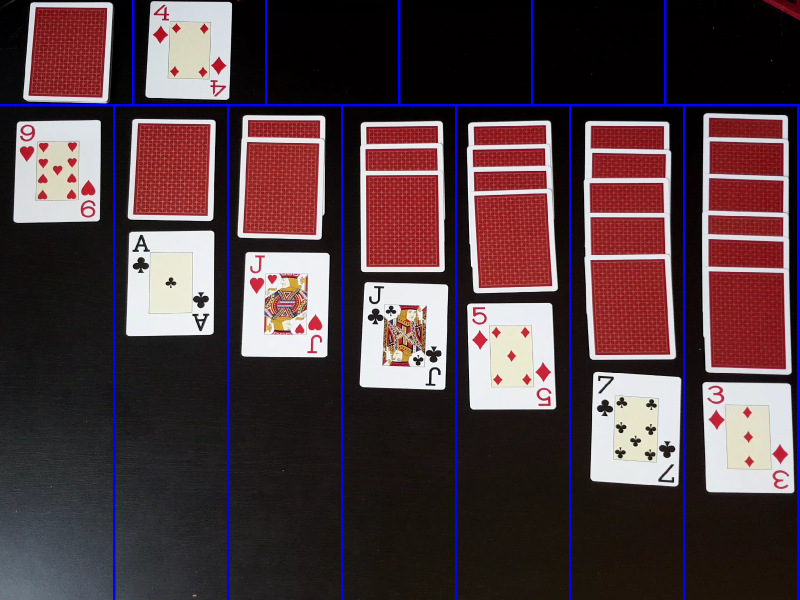
#> input picture Training-Imgs/start_WB.png, 1600 x 1200 px, found by its file name (shown at 1/2 size)
$ python imgCardDetection.py
#> lines starting #> are read from the running program, lines starting #| are printed output that depends on the picture; after the words box and inside, x2 and y2 are one past the last pixel; in counts of white or black regions, pixels touching at a corner belong together
### Detection/Cards.py
############## Playing Card Detector Functions ###############
#
# Original Author: Evan Juras
# Date: 9/5/17
# Edited by Magnus Brok and Anders Brandt 26/06/20
# Description: Functions and classes for CardDetection.py that perform
# various steps of the card detection algorithm
#


# Import necessary packages
import json
import imutils
import numpy as np
import cv2
from Socket.Client_socket import Socket
from DTO.SolitaireDTO import SolitaireEncoder
### Constants ###

# Videofeed dimensions
feed_width = 1600
feed_height = 1200
# constants used for defining sections of the gameboard
top_section_h = int(feed_height * 0.175)
top_section_c_w = int(feed_width / 6)
bot_section_h = feed_height
bot_section_c_w = int(feed_width / 7)

# Adaptive threshold levels
BKG_THRESH = 60
CARD_THRESH = 30

# Width and height of card corner, where rank and suit are
CORNER_WIDTH = 55
CORNER_HEIGHT = 140

# rank dimension
rank_y_offset = 20
rank_y_endpoint = 250
rank_x_offset = 0
rank_x_endpoint = 190

# suit dimensions
suit_y_offset = rank_y_endpoint + 1
suit_y_endpoint = 600
suit_x_offset = 0
suit_x_endpoint = rank_x_endpoint

# Dimensions of rank train images
RANK_WIDTH = 70
RANK_HEIGHT = 125

# Dimensions of suit train images
SUIT_WIDTH = 70
SUIT_HEIGHT = 100

RANK_DIFF_MAX = 2500
SUIT_DIFF_MAX = 2400

CARD_MAX_AREA = 120000
CARD_MIN_AREA = 25000

font = cv2.FONT_HERSHEY_SIMPLEX

# [17 lines left out: function preprocces_image, not called in this run]


### Structures to hold query card and train card information ###
# Author: Evan Juras
class Query_card:
    """Structure to store information about query cards in the camera image."""

    def __init__(self):
        self.contour = []  # Contour of card
        self.rank_contour = []
        self.suit_contour = []
        self.width, self.height = 0, 0  # Width and height of card
        self.corner_pts = []  # Corner points of card
        self.center = []  # Center point of card
        self.warp = []  # 200x300, flattened, grayed, blurred image
        self.rank_img = []  # Thresholded, sized image of card's rank
        self.suit_img = []  # Thresholded, sized image of card's suit
        self.best_rank_match = "U"  # Best matched rank
        self.best_suit_match = "U"  # Best matched suit
        self.rank_diff = 0  # Difference between rank image and best matched train rank image
        self.suit_diff = 0  # Difference between suit image and best matched train suit image

# Author: Evan Juras
class Train_ranks:
    """Structure to store information about train rank images."""

    def __init__(self):
        self.img = []  # Thresholded, sized rank image loaded from hard drive
        self.name = "Placeholder"

# Author: Evan Juras
class Train_suits:
    """Structure to store information about train suit images."""

    def __init__(self):
        self.img = []  # Thresholded, sized suit image loaded from hard drive
        self.name = "Placeholder"


### Functions ###
# Author: Evan Juras
def load_ranks(filepath):
    """Loads rank images from directory specified by filepath. Stores
    them in a list of Train_ranks objects."""

    train_ranks = []
    newranks = [1, 2, 3, 4, 5, 6, 7, 8, 9, 10, 11, 12, 13]
    i = 0

    for Rank in ['Ace', 'Two', 'Three', 'Four', 'Five', 'Six', 'Seven',
                 'Eight', 'Nine', 'Ten', 'Jack', 'Queen', 'King']:
        train_ranks.append(Train_ranks())
        train_ranks[i].name = newranks[i]
        filename = Rank + '.jpg'
        train_ranks[i].img = cv2.imread(filepath + filename, cv2.IMREAD_GRAYSCALE)
        i = i + 1

    return train_ranks

# Author: Evan Juras
def load_suits(filepath):
    """Loads suit images from directory specified by filepath. Stores
    them in a list of Train_suits objects."""

    train_suits = []
    i = 0

    for Suit in ['S', 'D', 'C', 'H']:
        train_suits.append(Train_suits())
        train_suits[i].name = Suit
        filename = Suit + '.jpg'
        train_suits[i].img = cv2.imread(filepath + filename, cv2.IMREAD_GRAYSCALE)
        i = i + 1

    return train_suits

# Author: Evan Juras
def preprocess_imageOLD(image):
    """Returns a grayed, blurred, and adaptively thresholded camera image."""

    # gray = cv2.cvtColor(image,cv2.COLOR_BGR2GRAY)
    gray = image
    blur = cv2.GaussianBlur(gray, (9, 9), 0)

    # The best threshold level depends on the ambient lighting conditions.
    # For bright lighting, a high threshold must be used to isolate the cards
    # from the background. For dim lighting, a low threshold must be used.
    # To make the card detector independent of lighting conditions, the
    # following adaptive threshold method is used.
    #
    # A background pixel in the center top of the image is sampled to determine
    # its intensity. The adaptive threshold is set at 50 (THRESH_ADDER) higher
    # than that. This allows the threshold to adapt to the lighting conditions.
    img_w, img_h = np.shape(image)[:2]
    bkg_level = gray[int(img_h / 100)][int(img_w / 2)]
    thresh_level = bkg_level + BKG_THRESH

    retval, thresh = cv2.threshold(blur, 160, 255, cv2.THRESH_BINARY)
    #thresh = cv2.adaptiveThreshold(blur, 255, cv2.ADAPTIVE_THRESH_GAUSSIAN_C,
                            #   cv2.THRESH_BINARY, 11, 2)

    return thresh
# Author: Evan Juras
def preprocess_card(contour, image):
    """Uses contour to find information about the query card. Isolates rank
    and suit images from the card."""

    # Initialize new Query_card object
    qCard = Query_card()

    qCard.contour = contour

    #cv2.imshow("recieved img", image)

    # Find perimeter of card and use it to approximate corner points
    peri = cv2.arcLength(contour, True)
    approx = cv2.approxPolyDP(contour, 0.01 * peri, True)
    pts = np.float32(approx)
    qCard.corner_pts = pts

    # Find width and height of card's bounding rectangle
    x, y, w, h = cv2.boundingRect(contour)
    qCard.width, qCard.height = w, h

    # Find center point of card by taking x and y average of the four corners.
    average = np.sum(pts, axis=0) / len(pts)
    cent_x = int(average[0][0])
    cent_y = int(average[0][1])
    qCard.center = [cent_x, cent_y]

    try:
        # Warp card into 200x300 flattened image using perspective transform
        qCard.warp = flattener(image, pts, w, h)
        #cv2.imshow("r_warp", qCard.warp)
    except:
        return qCard
    # Grab corner of warped card image and do a 4x zoom
    Qcorner = qCard.warp[0:CORNER_HEIGHT, 0:CORNER_WIDTH]
    Qcorner_zoom = cv2.resize(Qcorner, (0, 0), fx=4, fy=4)

    # Sample known white pixel intensity to determine good threshold level
    white_level = Qcorner_zoom[15, int((CORNER_WIDTH * 4) / 2)]
    thresh_level = white_level - CARD_THRESH
    if (thresh_level <= 0):
        thresh_level = 1
    retval, query_thresh = cv2.threshold(Qcorner_zoom, thresh_level, 255, cv2.THRESH_BINARY_INV)

    # Split in to top and bottom half (top shows rank, bottom shows suit)
    Qrank = query_thresh[rank_y_offset:rank_y_endpoint, rank_x_offset:rank_x_endpoint]
    #cv2.imshow("Qrank", Qrank)
    Qsuit = query_thresh[suit_y_offset:suit_y_endpoint, suit_x_offset:suit_x_endpoint]
    #cv2.imshow("QSuit", Qsuit)

    # Find rank contour and bounding rectangle, isolate and find largest contour
    Qrank_cnts, hier = cv2.findContours(Qrank, cv2.RETR_TREE, cv2.CHAIN_APPROX_SIMPLE)
    Qrank_cnts = sorted(Qrank_cnts, key=cv2.contourArea, reverse=True)

    # Find bounding rectangle for largest contour, use it to resize query rank
    # image to match dimensions of the train rank image
    if len(Qrank_cnts) != 0:
        x1, y1, w1, h1 = cv2.boundingRect(Qrank_cnts[0])
        Qrank_roi = Qrank[y1:y1 + h1, x1:x1 + w1]
        Qrank_sized = cv2.resize(Qrank_roi, (RANK_WIDTH, RANK_HEIGHT), 0, 0)
        qCard.rank_img = Qrank_sized
        #cv2.imshow("rankfound", Qrank_sized)

    # Find suit contour and bounding rectangle, isolate and find largest contour
    Qsuit_cnts, hier = cv2.findContours(Qsuit, cv2.RETR_TREE, cv2.CHAIN_APPROX_SIMPLE)
    Qsuit_cnts = sorted(Qsuit_cnts, key=cv2.contourArea, reverse=True)

    # Find bounding rectangle for largest contour, use it to resize query suit
    # image to match dimensions of the train suit image
    if len(Qsuit_cnts) != 0:
        x2, y2, w2, h2 = cv2.boundingRect(Qsuit_cnts[0])
        Qsuit_roi = Qsuit[y2:y2 + h2, x2:x2 + w2]
        Qsuit_sized = cv2.resize(Qsuit_roi, (SUIT_WIDTH, SUIT_HEIGHT), 0, 0)
        qCard.suit_img = Qsuit_sized
        #cv2.imshow("suitfound", Qsuit_sized)

    return qCard

# Author: Evan Juras
def match_card(qCard, train_ranks, train_suits):
    """Finds best rank and suit matches for the query card. Differences
    the query card rank and suit images with the train rank and suit images.
    The best match is the rank or suit image that has the least difference."""

    best_rank_match_diff = 10000
    best_suit_match_diff = 10000
    best_rank_match_name = "U"
    best_suit_match_name = "U"
    i = 0

    # If no contours were found in query card in preprocess_card function,
    # the img size is zero, so skip the differencing process
    # (card will be left as Unknown)
    if (len(qCard.rank_img) != 0) and (len(qCard.suit_img) != 0):

        # Difference the query card rank image from each of the train rank images,
        # and store the result with the least difference
        for Trank in train_ranks:

            diff_img = cv2.absdiff(qCard.rank_img, Trank.img)
            rank_diff = int(np.sum(diff_img) / 255)

            if rank_diff < best_rank_match_diff:
                best_rank_diff_img = diff_img
                best_rank_match_diff = rank_diff
                best_rank_name = Trank.name

        # Same process with suit images
        for Tsuit in train_suits:

            diff_img = cv2.absdiff(qCard.suit_img, Tsuit.img)
            suit_diff = int(np.sum(diff_img) / 255)

            if suit_diff < best_suit_match_diff:
                best_suit_diff_img = diff_img
                best_suit_match_diff = suit_diff
                best_suit_name = Tsuit.name

    # Combine best rank match and best suit match to get query card's identity.
    # If the best matches have too high of a difference value, card identity
    # is still Unknown
    if (best_rank_match_diff < RANK_DIFF_MAX):
        best_rank_match_name = best_rank_name

    if (best_suit_match_diff < SUIT_DIFF_MAX):
        best_suit_match_name = best_suit_name

    # Return the identiy of the card and the quality of the suit and rank match
    return best_rank_match_name, best_suit_match_name, best_rank_match_diff, best_suit_match_diff

# Author: Evan Juras
def flattener(image, pts, w, h):
    """Flattens an image of a card into a top-down 200x300 perspective.
    Returns the flattened, re-sized, grayed image.
    See www.pyimagesearch.com/2014/08/25/4-point-opencv-getperspective-transform-example/"""
    temp_rect = np.zeros((4, 2), dtype="float32")

    s = np.sum(pts, axis=2)

    tl = pts[np.argmin(s)]
    br = pts[np.argmax(s)]

    diff = np.diff(pts, axis=-1)
    tr = pts[np.argmin(diff)]
    bl = pts[np.argmax(diff)]

    # Need to create an array listing points in order of
    # [top left, top right, bottom right, bottom left]
    # before doing the perspective transform

    if w <= 0.8 * h:  # If card is vertically oriented
        temp_rect[0] = tl
        temp_rect[1] = tr
        temp_rect[2] = br
        temp_rect[3] = bl

    if w >= 1.2 * h:  # If card is horizontally oriented
        temp_rect[0] = bl
        temp_rect[1] = tl
        temp_rect[2] = tr
        temp_rect[3] = br

    # If the card is 'diamond' oriented, a different algorithm
    # has to be used to identify which point is top left, top right
    # bottom left, and bottom right.

    if w > 0.8 * h and w < 1.2 * h:  # If card is diamond oriented
        # If furthest left point is higher than furthest right point,
        # card is tilted to the left.
        if pts[1][0][1] <= pts[3][0][1]:
            # If card is titled to the left, approxPolyDP returns points
            # in this order: top right, top left, bottom left, bottom right
            temp_rect[0] = pts[1][0]  # Top left
            temp_rect[1] = pts[0][0]  # Top right
            temp_rect[2] = pts[3][0]  # Bottom right
            temp_rect[3] = pts[2][0]  # Bottom left

        # If furthest left point is lower than furthest right point,
        # card is tilted to the right
        if pts[1][0][1] > pts[3][0][1]:
            # If card is titled to the right, approxPolyDP returns points
            # in this order: top left, bottom left, bottom right, top right
            temp_rect[0] = pts[0][0]  # Top left
            temp_rect[1] = pts[3][0]  # Top right
            temp_rect[2] = pts[2][0]  # Bottom right
            temp_rect[3] = pts[1][0]  # Bottom left

    maxWidth = 200
    maxHeight = 300

    # Create destination array, calculate perspective transform matrix,
    # and warp card image
    dst = np.array([[0, 0], [maxWidth - 1, 0], [maxWidth - 1, maxHeight - 1], [0, maxHeight - 1]], np.float32)
    M = cv2.getPerspectiveTransform(temp_rect, dst)
    warp = cv2.warpPerspective(image, M, (maxWidth, maxHeight))
    # warp = cv2.cvtColor(warp,cv2.COLOR_BGR2GRAY)

    return warp
# Author: Magnus Brok
def draw_board(frame):
    # Top of the board
    cv2.line(frame, (0, top_section_h), (feed_width, top_section_h), (255, 0, 0), 3)

    # The 6 sections of top board
    for x in range(1, 6):
        cv2.line(frame, (top_section_c_w * x, 0), (top_section_c_w * x, top_section_h), (255, 0, 0), 3)
    # The bottom 7 cardstacks
    for x in range(1, 8):
        cv2.line(frame, (bot_section_c_w * x, top_section_h), (bot_section_c_w * x, bot_section_h), (255, 0, 0), 3)

# Author: Magnus Brok
def cutout_board_sections(frame):
    sections = []
    section_number = 1
    for x in range(0, 6):
        image = frame[0: int(top_section_h), int(top_section_c_w) * x:int(top_section_c_w) * (x + 1)]
        sections.append(imutils.resize(image, 600, 480))

    for x in range(0, 7):
        image = frame[top_section_h:bot_section_h, bot_section_c_w * x:bot_section_c_w * (x + 1)]
        sections.append(image)

    # [4 lines of commented-out code are left out]

    return sections

# Author: Anders Brandt
# [5 lines left out: function send_game, not called in this run]

### Detection/imgCardDetection.py
import cv2
import imutils
import os

from Detection import Cards
from DTO.SolitaireDTO import SolitaireDTO
from DTO.buildingTowerDTO import BuildingTowerDTO
from DTO.cardDTO import CardDTO

section_names = ["drawStack", "lastDraw", "1. Base stack", "2. base stack", "3. Base stack", "4. Base stack",
                 "1. tower", "2. tower", "3. tower", "4. tower", "5. tower", "6. tower", "7. tower"]
# Author Magnus Brok and Anders Brandt
# Mainly used during devolopment to test carddetection without webcam but instead
# with precaptured images
def main():

    # Load the train rank and suit images
    path = os.path.dirname(os.path.abspath(__file__))
    train_ranks = Cards.load_ranks(path + '/Card_Imgs/')
#> in load_ranks, `i = i + 1`: i = 1
#> train_ranks = 13 items
    train_suits = Cards.load_suits(path + '/Card_Imgs/')
#> in load_suits, `i = i + 1`: i = 1
#> train_suits = 4 items

    cardPath = 'Training-Imgs/kabale_1.jpg'
    cardPath = 'Training-Imgs/start_WB.png'

    print_img = cv2.imread(cardPath)
#> print_img is the input picture: shape (1200, 1600, 3); mean B, G, R 66.3, 60.3, 79.6
    print_frame = imutils.resize(print_img, Cards.feed_width, Cards.feed_height)

    image = cv2.imread(cardPath, cv2.IMREAD_GRAYSCALE)
#> image: shape (1200, 1600); min 0, max 255, mean 66.3
    frame = imutils.resize(image, Cards.feed_width, Cards.feed_height)

    # cv2.imshow('frame-grayed', frame)

    # Standard prerpoccesing of input
    dilate = Cards.preprocess_imageOLD(frame)
#> in preprocess_imageOLD, `bkg_level = gray[int(img_h / 100)][int(img_w / 2)]`: bkg_level = 0
#> in preprocess_imageOLD, `thresh_level = bkg_level + BKG_THRESH`: thresh_level = 60
#> in preprocess_imageOLD, `retval, thresh = cv2.threshold(blur, 160, 255, cv2.THRESH_BINARY)`:
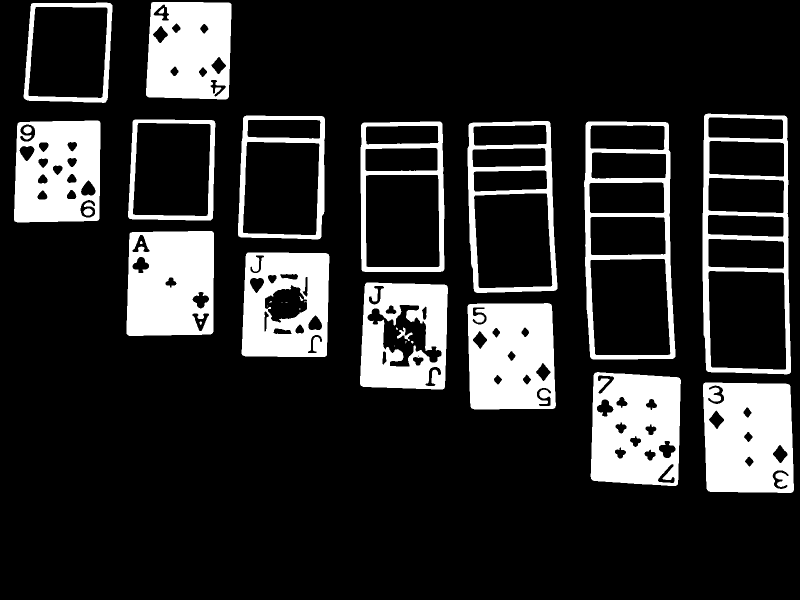
#> thresh: shape (1200, 1600) (shown at 1/2 size); 17.4% white; 32 white regions (9 under 20 px), largest, box (x1, y1, x2, y2) and area: (1406, 765, 1588, 986) 35638, (1181, 744, 1362, 972) 34025, (935, 606, 1112, 819) 33170

    # contours, hierarchy = cv2.findContours(dilate, cv2.RETR_EXTERNAL, cv2.CHAIN_APPROX_SIMPLE)

    Cards.draw_board(print_frame)
    cv2.imshow("printframe", print_frame)
    cv2.imshow('Dialated', dilate)

    sections = Cards.cutout_board_sections(dilate)
#> after the loop in cutout_board_sections, `for x in range(0, 6):`: sections = 6 items
#> after the loop in cutout_board_sections, `for x in range(0, 7):`: sections = 13 items
#> sections = 13 items
    print_sections = Cards.cutout_board_sections(print_frame)
#> after the loop in cutout_board_sections (call 2), `for x in range(0, 6):`:
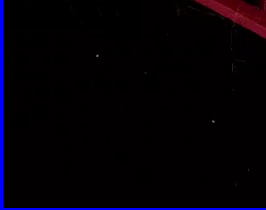
#> image: shape (210, 266, 3); mean B, G, R 5.9, 0.3, 3.9
#> after the loop in cutout_board_sections (call 2), `for x in range(0, 6):`: sections = 6 items
#> the loop in cutout_board_sections (call 2), `for x in range(0, 7):` made 7 passes
#> pass 1, in cutout_board_sections (call 2), `image = frame[top_section_h:bot_section_h, bot_section_c_w * x:bot_sec..`:
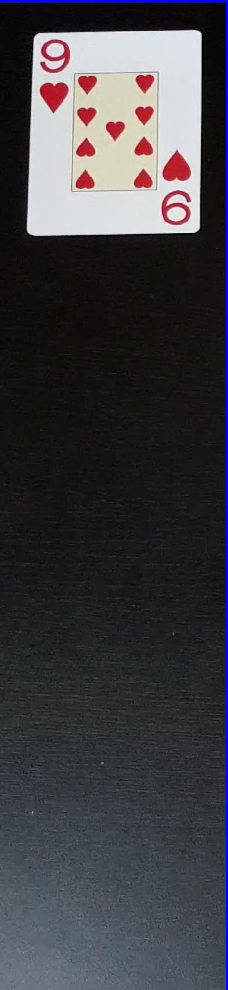
#> image: shape (990, 228, 3); mean B, G, R 66.9, 62.2, 63.4
#> pass 3, in cutout_board_sections (call 2), `image = frame[top_section_h:bot_section_h, bot_section_c_w * x:bot_sec..`:
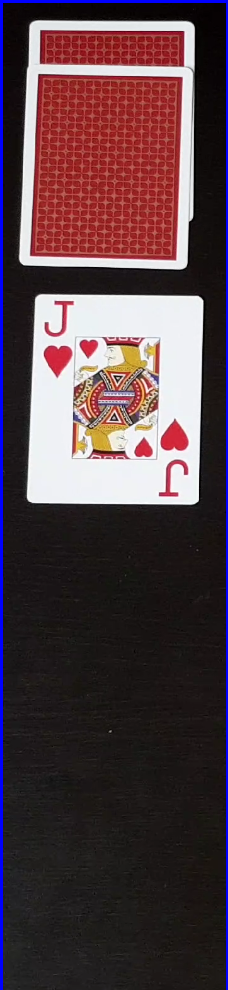
#> image: shape (990, 228, 3); mean B, G, R 69.1, 63.3, 83.6
#> after the loop in cutout_board_sections (call 2), `for x in range(0, 7):`: sections = 13 items
#> print_sections = 13 items
    qcards = []
    cardsArray = []
    buildingTowerArray = []
    base_stack_array = []
    section_counter = 0
    cards_found = 0
    for i in range(0, 13):
        section = sections[i]
        cv2.imshow(str(i) + "section", section)
        printable_section = print_sections[i]
        contours, hierarchy = cv2.findContours(section, cv2.RETR_EXTERNAL, cv2.CHAIN_APPROX_NONE)

        print(len(contours))

        if len(contours) != 0:
            cnt = contours[0]

            gray_section = cv2.cvtColor(printable_section, cv2.COLOR_BGR2GRAY)
            #cv2.imshow(str(i)+ "gray", gray_section)
            qcards.append(Cards.preprocess_card(cnt, gray_section))
            # cv2.imshow("testsection", sections[testSection])

            # Find the best rank and suit match for the card.
            qcards[cards_found].best_rank_match, qcards[cards_found].best_suit_match, qcards[cards_found].rank_diff, qcards[
                cards_found].suit_diff = Cards.match_card(
                qcards[cards_found], train_ranks, train_suits)

            cardDTO = CardDTO(value=qcards[cards_found].best_rank_match, suit=qcards[cards_found].best_suit_match)

            cardsArray.append(cardDTO)

            if i == 1:
                currentCard = cardDTO

            if 1 < i < 6:
                base_stack_array.append(cardDTO)

            if 5 < i:
                buildingTower = BuildingTowerDTO(faceDownCards=False, faceUpCards=cardsArray)
                buildingTowerArray.append(buildingTower)

            found_card = qcards[cards_found]
            print("============================")
            print("RESULTS for: " + str(i))
            print(str(found_card.best_rank_match) + str(found_card.best_suit_match))
            print("Rank diff: " + str(found_card.rank_diff) + " Suit Diff: " + str(found_card.suit_diff))
            try:
                cv2.imshow(str(section_counter)+ "rank", found_card.rank_img)
                cv2.imshow(str(section_counter)+ "card suit", found_card.suit_img)
            except:
                print("no card found")

            section_counter += 1
            cards_found += 1
#> this loop made 1 pass
#> (peri in preprocess_card, x in preprocess_card, y in preprocess_card, w in preprocess_card, h in preprocess_card) on pass 1: (1678.5, 106, 11, 402, 453)
#| 1
#> pass 1, in main, `printable_section = print_sections[i]`:
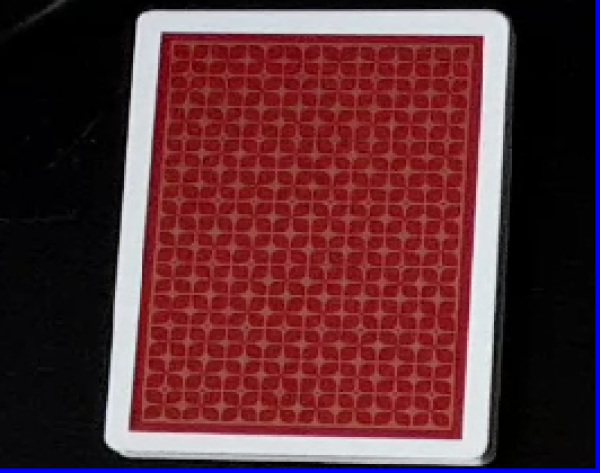
#> printable_section: shape (473, 600, 3); mean of channels 0, 1, 2 54.1, 47.7, 92.8; drawn as B, G, R
#> pass 1, in main, `gray_section = cv2.cvtColor(printable_section, cv2.COLOR_BGR2GRAY)`:
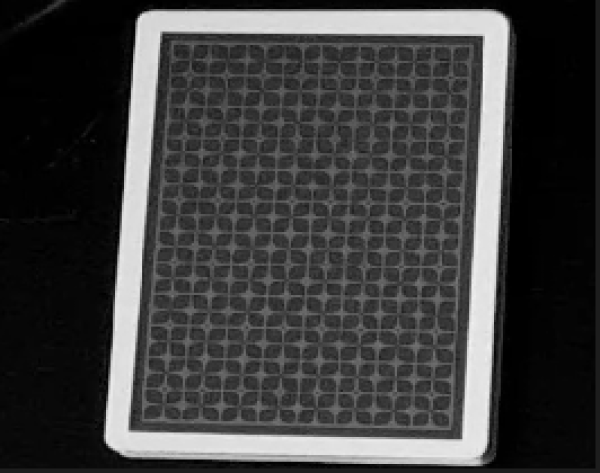
#> gray_section: shape (473, 600); min 0, max 244, mean 61.9
#> pass 1, in flattener, `warp = cv2.warpPerspective(image, M, (maxWidth, maxHeight))`:
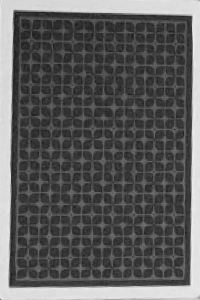
#> warp: shape (300, 200); min 27, max 243, mean 91.4
#> after the loop, base_stack_array = []; buildingTowerArray = []; cardsArray = []; cards_found = 0; qcards = 1 item; section_counter = 0

    solitaire = SolitaireDTO(baseStack=base_stack_array, currentCard=currentCard, towers=buildingTowerArray)
    Cards.send_game(solitaire)

    cv2.waitKey(0)
    cv2.destroyAllWindows()


#> (the run stopped early here; a loop or call above may not have finished)
